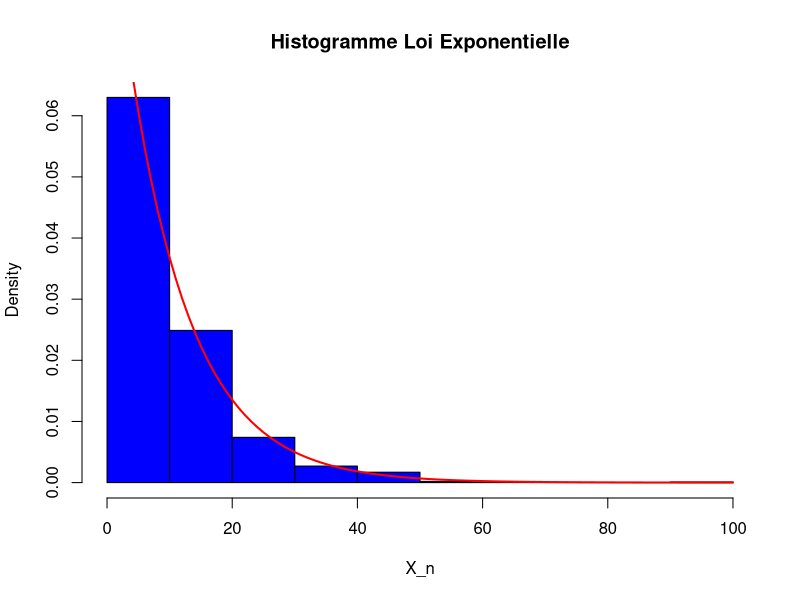

The R script that drew this image:
# Paramètre de la loi exponentielle
lmb = 0.1
n = 1000

# Génération de variables exponentielles par inversion
U_n = runif(n)  # Variables uniformes
X_n = -log(1 - U_n) / lmb  # Transformation inverse

# Affichage des résultats
hist(X_n, probability = TRUE, main = "Histogramme Loi Exponentielle", col = "blue")

# Superposition de la densité théorique
curve(dexp(x, rate = lmb), col = "red", lwd = 2, add = TRUE)


# Probabilité empirique P(X > 30)
proba_empirique = mean(X_n > 30)

# Probabilité théorique P(X > 30) = 1 - P(X ≤ 30)
proba_theorique = pexp(30, lmb, lower.tail = FALSE)

cat("Probabilité empirique :", proba_empirique, "\n")
cat("Probabilité théorique :", proba_theorique, "\n")

# Extraction des valeurs X > 30
X_n_30 = X_n[which(X_n > 30)]

# Probabilité empirique P(X > 60 | X > 30)
proba_conditionnelle = mean(X_n_30 > 60)

cat("Probabilité empirique conditionnelle P(X > 60 | X > 30) :", proba_conditionnelle, "\n")
